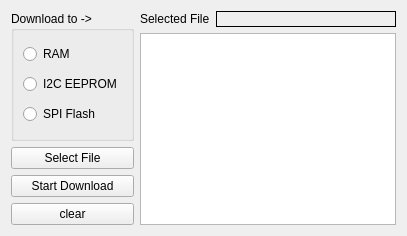
         <widget class="QWidget" name="tab_5">
          <attribute name="title">
           <string>FX3</string>
          </attribute>
          <layout class="QHBoxLayout" name="horizontalLayout_10">
           <item>
            <layout class="QVBoxLayout" name="verticalLayout_14">
             <item>
              <widget class="QGroupBox" name="groupBox_5">
               <property name="title">
                <string>Download to -&gt;</string>
               </property>
               <layout class="QVBoxLayout" name="verticalLayout_12">
                <item>
                 <widget class="QRadioButton" name="rb4_ram">
                  <property name="text">
                   <string>RAM</string>
                  </property>
                 </widget>
                </item>
                <item>
                 <widget class="QRadioButton" name="rb4_i2c">
                  <property name="text">
                   <string>I2C EEPROM</string>
                  </property>
                 </widget>
                </item>
                <item>
                 <widget class="QRadioButton" name="rb4_spi">
                  <property name="text">
                   <string>SPI Flash</string>
                  </property>
                 </widget>
                </item>
               </layout>
              </widget>
             </item>
             <item>
              <widget class="QPushButton" name="pb4_selfile">
               <property name="text">
                <string>Select File</string>
               </property>
              </widget>
             </item>
             <item>
              <widget class="QPushButton" name="pb4_start">
               <property name="text">
                <string>Start Download</string>
               </property>
              </widget>
             </item>
             <item>
              <widget class="QPushButton" name="pb4_clear">
               <property name="text">
                <string>clear</string>
               </property>
              </widget>
             </item>
            </layout>
           </item>
           <item>
            <layout class="QVBoxLayout" name="verticalLayout_13">
             <item>
              <layout class="QHBoxLayout" name="horizontalLayout_9" stretch="0,1">
               <item>
                <widget class="QLabel" name="label_23">
                 <property name="text">
                  <string>Selected File</string>
                 </property>
                </widget>
               </item>
               <item>
                <widget class="QLabel" name="label4_file">
                 <property name="frameShape">
                  <enum>QFrame::Box</enum>
                 </property>
                 <property name="text">
                  <string/>
                 </property>
                </widget>
               </item>
              </layout>
             </item>
             <item>
              <widget class="QListWidget" name="lw4_display">
               <property name="font">
                <font>
                 <family>DejaVu Sans Mono</family>
                </font>
               </property>
              </widget>
             </item>
            </layout>
           </item>
          </layout>
         </widget>
